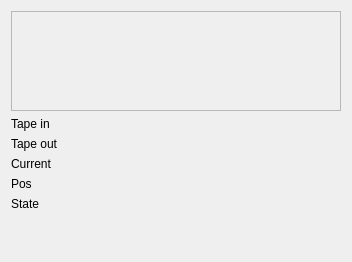
       <widget class="QWidget" name="tapeTab">
        <attribute name="icon">
         <iconset resource="../xpeccy.qrc">
          <normaloff>:/images/tape.png</normaloff>:/images/tape.png</iconset>
        </attribute>
        <attribute name="title">
         <string/>
        </attribute>
        <layout class="QVBoxLayout" name="verticalLayout_10">
         <item>
          <widget class="QLabel" name="labTapeDiag">
           <property name="sizePolicy">
            <sizepolicy hsizetype="Fixed" vsizetype="Fixed">
             <horstretch>0</horstretch>
             <verstretch>0</verstretch>
            </sizepolicy>
           </property>
           <property name="minimumSize">
            <size>
             <width>330</width>
             <height>100</height>
            </size>
           </property>
           <property name="baseSize">
            <size>
             <width>330</width>
             <height>100</height>
            </size>
           </property>
           <property name="frameShape">
            <enum>QFrame::StyledPanel</enum>
           </property>
           <property name="text">
            <string/>
           </property>
          </widget>
         </item>
         <item>
          <layout class="QGridLayout" name="gridLayout_9" columnstretch="0,10">
           <item row="0" column="1">
            <widget class="QLabel" name="labTapein">
             <property name="text">
              <string/>
             </property>
            </widget>
           </item>
           <item row="2" column="1">
            <widget class="QLabel" name="labTapeout">
             <property name="text">
              <string/>
             </property>
            </widget>
           </item>
           <item row="5" column="0">
            <widget class="QLabel" name="label_27">
             <property name="text">
              <string>State</string>
             </property>
            </widget>
           </item>
           <item row="6" column="0">
            <spacer name="verticalSpacer_9">
             <property name="orientation">
              <enum>Qt::Vertical</enum>
             </property>
             <property name="sizeHint" stdset="0">
              <size>
               <width>20</width>
               <height>40</height>
              </size>
             </property>
            </spacer>
           </item>
           <item row="2" column="0">
            <widget class="QLabel" name="label_12">
             <property name="text">
              <string>Tape out</string>
             </property>
            </widget>
           </item>
           <item row="0" column="0">
            <widget class="QLabel" name="label_9">
             <property name="text">
              <string>Tape in</string>
             </property>
            </widget>
           </item>
           <item row="5" column="1">
            <widget class="QLabel" name="labTapeState">
             <property name="text">
              <string/>
             </property>
            </widget>
           </item>
           <item row="3" column="1">
            <widget class="QLabel" name="labSigLen">
             <property name="text">
              <string/>
             </property>
            </widget>
           </item>
           <item row="3" column="0">
            <widget class="QLabel" name="label_26">
             <property name="text">
              <string>Current</string>
             </property>
            </widget>
           </item>
           <item row="4" column="0">
            <widget class="QLabel" name="label_61">
             <property name="text">
              <string>Pos</string>
             </property>
            </widget>
           </item>
           <item row="4" column="1">
            <widget class="QLabel" name="labTapePos">
             <property name="text">
              <string/>
             </property>
            </widget>
           </item>
          </layout>
         </item>
        </layout>
       </widget>
